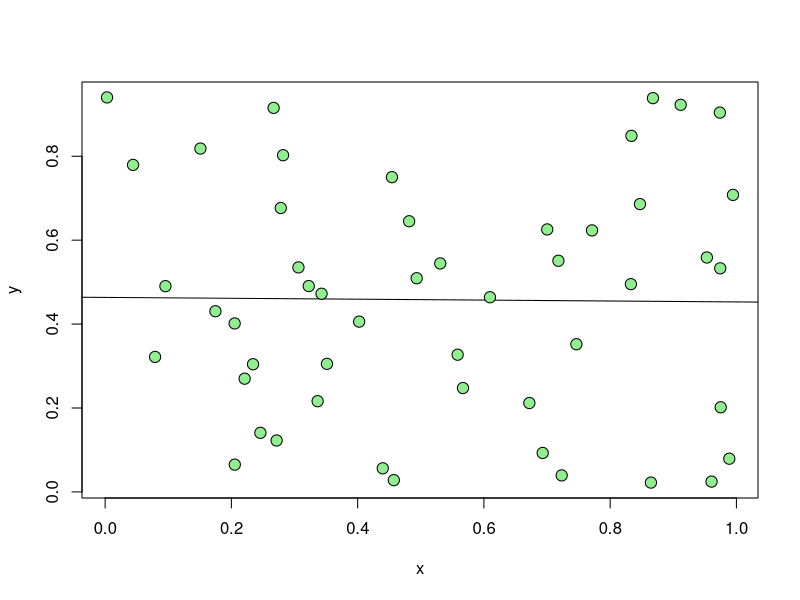
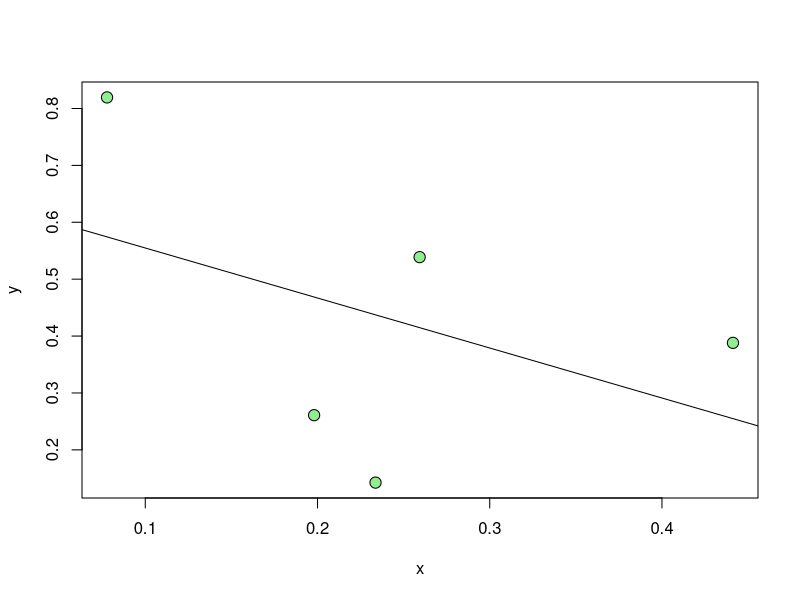
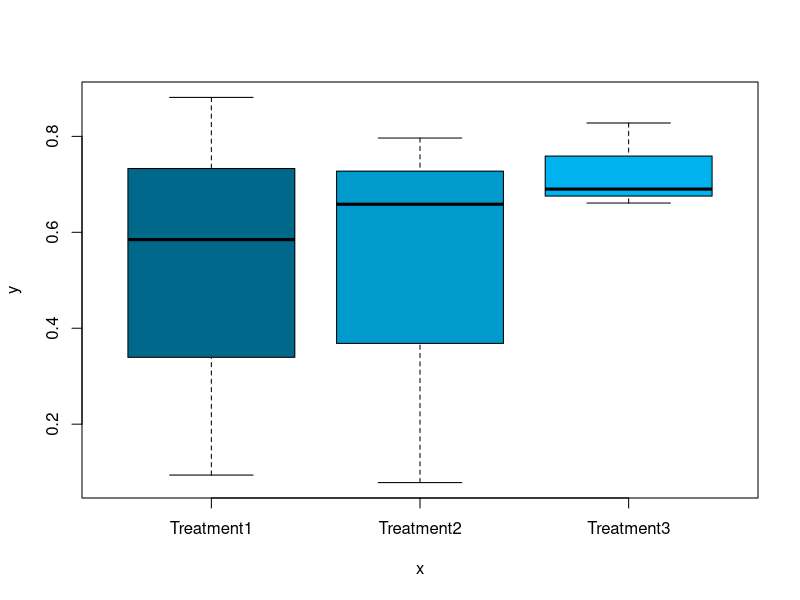
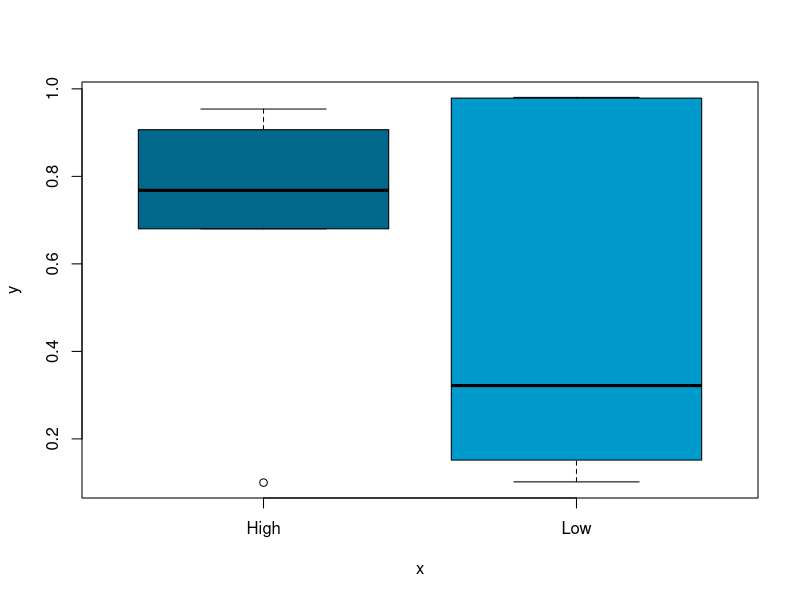
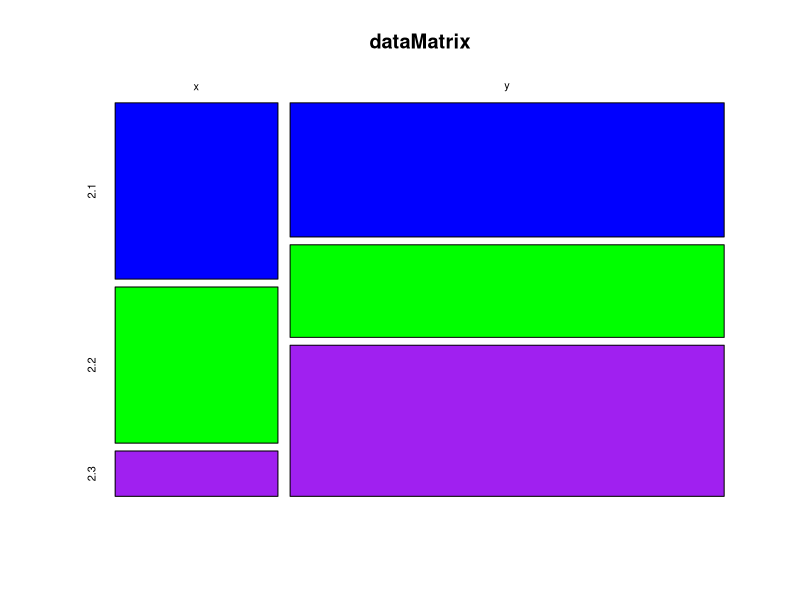
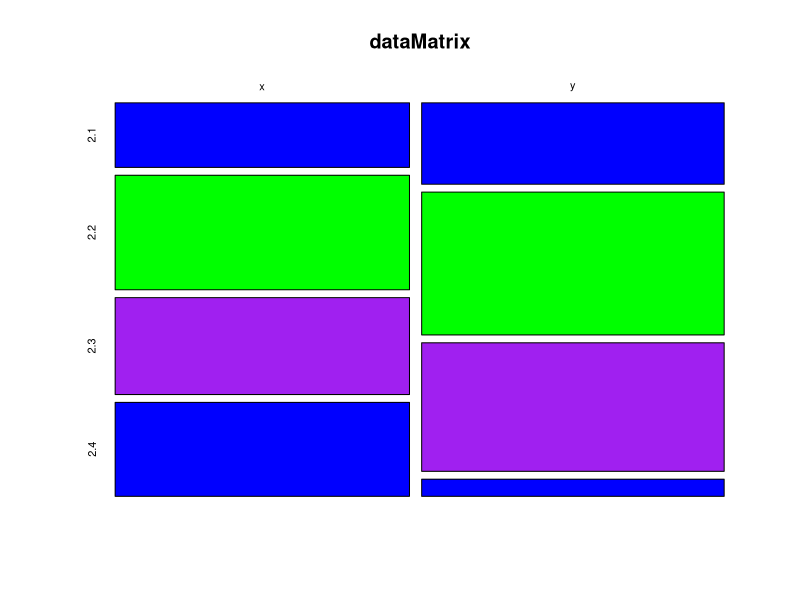
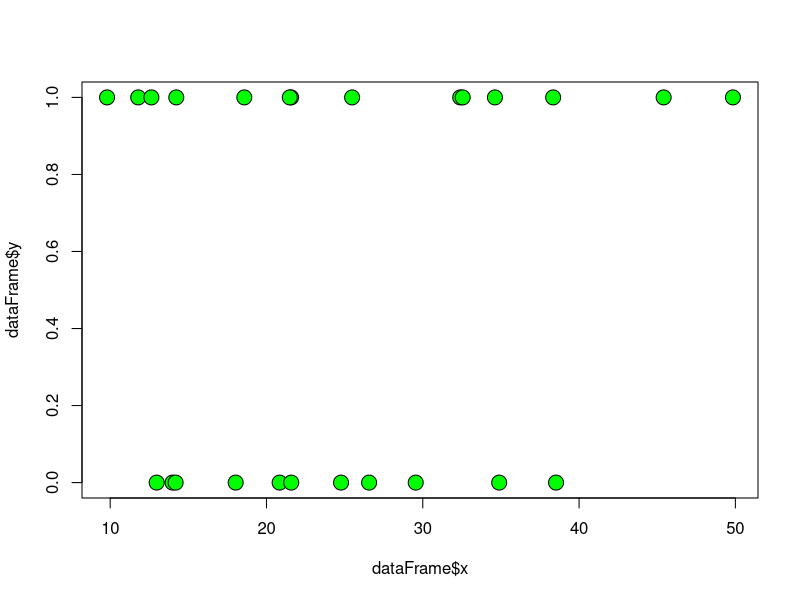
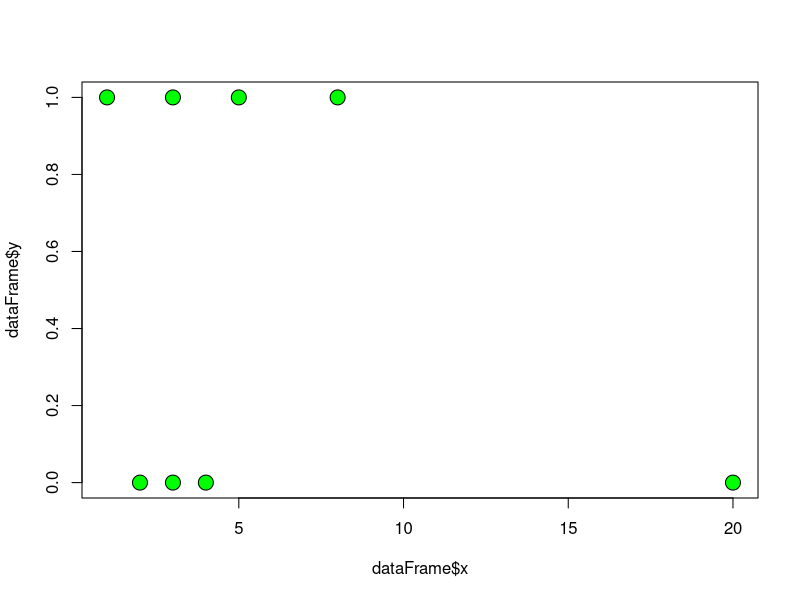

Write R code to recreate these figures, in order.
## ---- chunk 1

##################################################
# FUNCTION: fitLinear 
# fits a simple linear regression
# inputs: numeric vectors of predictor (x) and response (y)
# outputs: slope, standard error, t-value, p-value, and adjusted r-squared value
#------------------------------------------------- 
fitLinear <- function(x=runif(50),y=runif(50)) {
  dataFrame <- data.frame(x,y)
  myMod <- lm(y~x) 
  myOut <- c(slope=summary(myMod)$coefficients[2,1],
             standardError=summary(myMod)$coefficients[2,2],
             tValue=summary(myMod)$coefficients[2,3],
             pValue=summary(myMod)$coefficients[2,4],
             adjustedRsquared=summary(myMod)$adj.r)
  return(myOut)
}
##################################################

# run the function with its default values
fitLinear()

# create a tiny fake data set 
myData <- matrix(data=runif(10),nrow=5,ncol=2)
myData <- as.data.frame(myData)
colnames(myData) <- c("Time","Distance")

# run your code on the fake data
fitLinear(x=myData$Time,y=myData$Distance)


##################################################
# FUNCTION: fitLinearPlot
# fits a simple linear regression and creates a scatterplot
# inputs: numeric vectors of predictor (x) and response (y)
# outputs: scatterplot with regression line
#------------------------------------------------- 
fitLinearPlot <- function(x=runif(50),y=runif(50)) {
  dataFrame <- data.frame(x,y)
  myMod <- lm(y~x) 
  return(plot(y=y,x=x,pch=21,bg="lightgreen",cex=1.5, abline(myMod)))
}
##################################################

# illustrate the graphics function for your default settings and for the tiny fake data set
fitLinearPlot()
fitLinearPlot(x=myData$Time,y=myData$Distance)

## ---- chunk 2
##################################################
# FUNCTION: anova
# performs an analysis of variance
# inputs: a vector of categorical data (x) and a vector of continuous data (y)
# outputs: degrees of freedom, sums of squares, mean, F-value, and p-value
#------------------------------------------------- 
anova <- function(x=as.factor(rep(c("Treatment1","Treatment2","Treatment3"),each=3)),y=runif(9)) {
  dataFrame <- data.frame(x,y)
  myMod <- aov(y~x, data = dataFrame)
  myOut <- summary(myMod)
  return(myOut)
}
##################################################

# run the function with its default values
anova()

# create a tiny fake data set 
xVar <- as.factor(rep(c("High","Low"),each=5)) 
yVar <- runif(10)
dataFrame <- data.frame(xVar,yVar)

# run your code on the fake data
anova(x=dataFrame$xVar,y=dataFrame$yVar)


##################################################
# FUNCTION: anovaGraph
# performs an analysis of variance and creates a boxplot depicting the results
# inputs: a vector of categorical data (x) and a vector of continuous data (y)
# outputs: barplot 
#------------------------------------------------- 
anovaGraph <- function(x=as.factor(rep(c("Treatment1","Treatment2","Treatment3"),each=3)),y=runif(9)) {
  dataFrame <- data.frame(x,y)
  myMod <- aov(y~x, data = dataFrame)
  myOut <- boxplot(y~x,data=dataFrame,col=c("deepskyblue4","deepskyblue3","deepskyblue2"))
  return(myOut)
}
##################################################

# illustrate the graphics function for your default settings and for the tiny fake data set
anovaGraph()
anovaGraph(x=dataFrame$xVar,y=dataFrame$yVar)
## ---- chunk 3
##################################################
# FUNCTION: contTable
# performs a contingency table analysis (chi-squared test) 
# inputs: two vectors of count data
# outputs: chi-squared value, degrees of freedom, p-value
#------------------------------------------------- 
contTable <- function(x=sample(1:100,3),y=sample(1:100,3)) {
  dataMatrix <- rbind(x,y)
  myMod <- chisq.test(dataMatrix)
  return(print(myMod))
}
##################################################

# run the function with its default values
contTable()

# create a tiny fake data set 
vec1 <- sample(1:100,4)
vec2 <- sample(1:100,4)
dataFrame <- rbind(vec1,vec2)

# run your code on the fake data
contTable(x=dataFrame[1,], y=dataFrame[2,])


##################################################
# FUNCTION: contTableGraph
# performs a contingency table analysis (chi-squared test) and creates a mosaic plot
# inputs: two vectors of count data
# outputs: mosaic plot
#------------------------------------------------- 
contTableGraph <- function(x=sample(1:100,3),y=sample(1:100,3)) {
  dataMatrix <- rbind(x,y)
  myMod <- chisq.test(dataMatrix)
  myOut <- mosaicplot(x=dataMatrix,
           col=c("blue","green","purple"),
           shade=FALSE)
  return(myOut)
}
##################################################

# illustrate the graphics function for your default settings and for the tiny fake data set
contTableGraph()
contTableGraph(x=dataFrame[1,], y=dataFrame[2,])

## ---- chunk 4
##################################################
# FUNCTION: logReg
# performs a logistic regression analysis
# inputs: a vector of continuous data (x) and a vector of categorical data (y)
# outputs: slope, standard error, z-value, and p-value for the logistic regression
#------------------------------------------------- 
logReg <- function(x = rgamma(n=25,shape=5,scale=5), y = rbinom(n=25,size=1,p=0.5)) {
  dataFrame <- data.frame(x,y)
  myMod <- glm(y ~ x,
                 data=dataFrame,
                 family=binomial(link="logit"))
  return(summary(myMod)$coefficients)
}
##################################################

# run the function with its default values
logReg()

# create a tiny fake data set 
xVec <- c(2,3,8,20,4,1,3,5)
yVec <- c(0,1,1,0,0,1,0,1)
dataFrame <- data.frame(xVec,yVec)

# run your code on the fake data
logReg(x=dataFrame$xVec,y=dataFrame$yVec)

##################################################
# FUNCTION: logRegGraph
# performs a logistic regression analysis and creates a scatterplot depicting the results
# inputs: a vector of continuous data (x) and a vector of categorical data (y)
# outputs: scatterplot
#------------------------------------------------- 
logRegGraph <- function(x = rgamma(n=25,shape=5,scale=5), y = rbinom(n=25,size=1,p=0.5)) {
  dataFrame <- data.frame(x,y)
  myMod <- glm(y ~ x,
                 data=dataFrame,
                 family=binomial(link="logit"))
  myOut <- plot(x=dataFrame$x, y=dataFrame$y,pch=21,bg="green",cex=2)
  return(myOut)
}
##################################################

# illustrate the graphics function for your default settings and for the tiny fake data set
logRegGraph()
logRegGraph(x=dataFrame$xVec,y=dataFrame$yVec)

